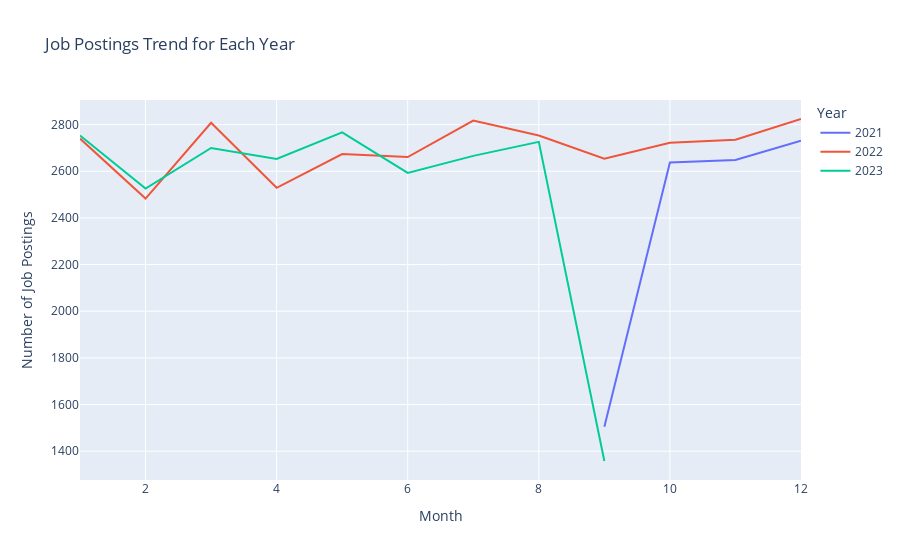

The notebook cell saved with this chart:
### Code cell
import pandas as pd
import plotly.express as px

# Assuming data is already loaded and 'Job Posting Date' is in datetime format

# Group data by year and month
grouped_data = data_US.groupby(['year', 'month']).agg(num_postings=('Job Id', 'nunique')).reset_index()

# Create a separate graph for each year
fig = px.line(grouped_data, x='month', y='num_postings', color='year', 
              title='Job Postings Trend for Each Year',
              labels={'month': 'Month', 'num_postings': 'Number of Job Postings', 'year': 'Year'})

# Show the plot
fig.show()

### Figure 1 — Plotly figure (JSON) as saved in the notebook; plotly's stock layout.template omitted (floating-point values rounded to 4 significant figures)
{"data": [{"hovertemplate": "Year=2021<br>Month=%{x}<br>Number of Job Postings=%{y}<extra></extra>", "legendgroup": "2021", "line": {"color": "#636efa", "dash": "solid"}, "mode": "lines", "name": "2021", "orientation": "v", "showlegend": true, "type": "scatter", "x": [9, 10, 11, 12], "xaxis": "x", "y": [1505, 2638, 2648, 2731], "yaxis": "y"}, {"hovertemplate": "Year=2022<br>Month=%{x}<br>Number of Job Postings=%{y}<extra></extra>", "legendgroup": "2022", "line": {"color": "#EF553B", "dash": "solid"}, "mode": "lines", "name": "2022", "orientation": "v", "showlegend": true, "type": "scatter", "x": [1, 2, 3, 4, 5, 6, 7, 8, 9, 10, 11, 12], "xaxis": "x", "y": [2740, 2483, 2808, 2529, 2674, 2661, 2817, 2753, 2654, 2722, 2735, 2824], "yaxis": "y"}, {"hovertemplate": "Year=2023<br>Month=%{x}<br>Number of Job Postings=%{y}<extra></extra>", "legendgroup": "2023", "line": {"color": "#00cc96", "dash": "solid"}, "mode": "lines", "name": "2023", "orientation": "v", "showlegend": true, "type": "scatter", "x": [1, 2, 3, 4, 5, 6, 7, 8, 9], "xaxis": "x", "y": [2753, 2526, 2700, 2653, 2767, 2593, 2666, 2726, 1358], "yaxis": "y"}], "layout": {"legend": {"title": {"text": "Year"}, "tracegroupgap": 0}, "title": {"text": "Job Postings Trend for Each Year"}, "xaxis": {"anchor": "y", "domain": [0, 1], "title": {"text": "Month"}}, "yaxis": {"anchor": "x", "domain": [0, 1], "title": {"text": "Number of Job Postings"}}}}
